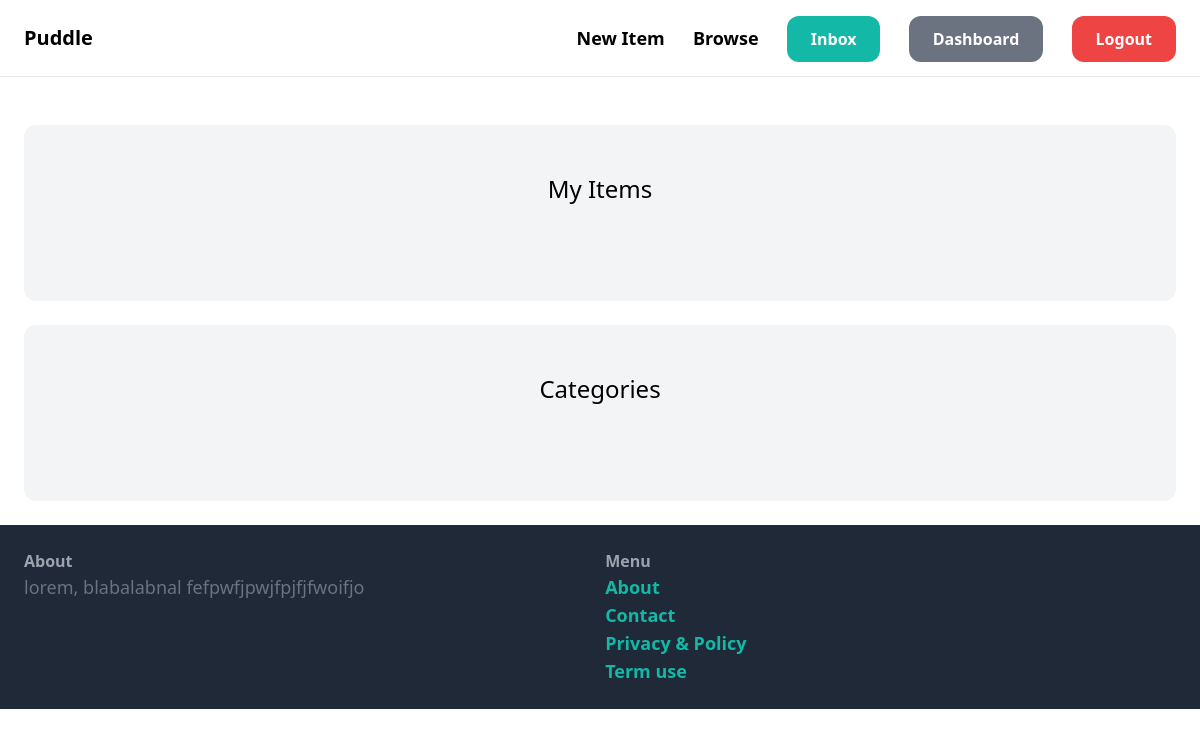
Page /dashboard/ (signed in) on the earlier database version.
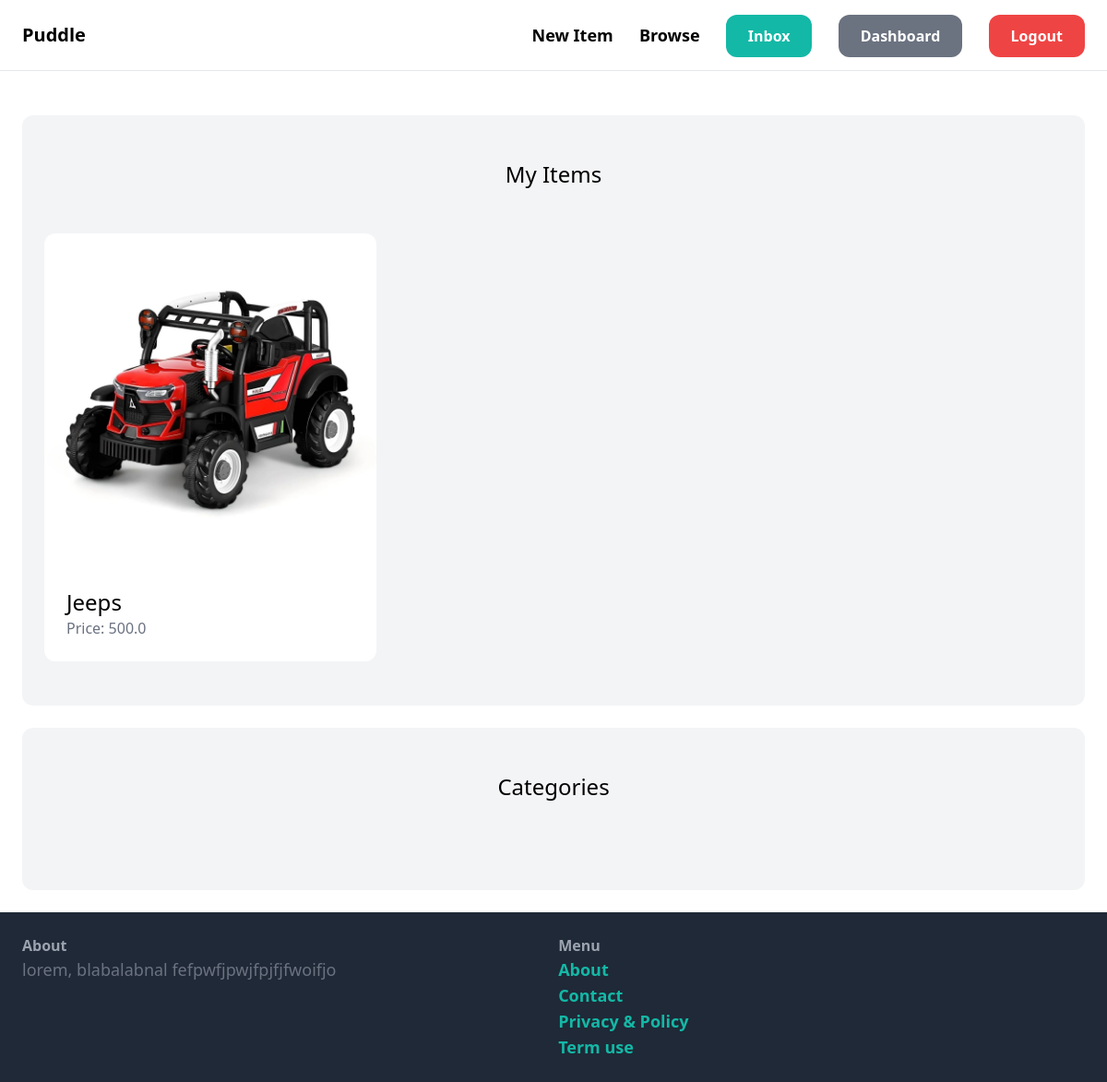
Same page on the later database version.
### item/models.py (models this page shows, shortened)
class Item(models.Model):
    category = models.ForeignKey(Category, related_name='items', on_delete=models.CASCADE)
    name = models.CharField(max_length=255)
    description = models.TextField(null=True, blank=True)
    price = models.FloatField()
    image = models.ImageField(upload_to='item_images', blank=True, null=True)
    is_sold = models.BooleanField(default=False)
    created_by = models.ForeignKey(User, related_name='items', on_delete=models.CASCADE)
    created_at = models.DateTimeField(auto_now_add=True)

### dashboard/views.py (the view)
# urls.py: path('',views.index, name='index'),
@login_required
def index(request):
    items = Item.objects.filter(created_by=request.user)
    return render(request, 'dashboard/index.html', {'items':items})

### dashboard/templates/dashboard/index.html (shortened to what this page needs)
{% extends "core/base.html" %}
{% block content %}
<div class="mt-6 px-6 py-12 bg-gray-100 rounded-xl">
    <h2 class="mb-12 text-2xl text-center">My Items</h2>
    <div class="grid grid-cols-3 gap-3">
        {% for item in items %}
            <div>
                <a href="{% url "item:detail" item.id %}">
                    <div>
                        {% if item.image %}
                        <img src="{{ item.image.url }}" class="rounded-t-xl">
                        {% else %}
                            <p>No image uploaded</p>
                        {% endif %}
                    </div>
                    <div class="p-6 bg-white rounded-b-xl">
                        <h2 class="text-2xl">{{item.name}}</h2>
                        <p class="text-gray-500">Price: {{item.price}}</p>
                    </div>
                </a>
            </div>
        {% endfor %}
    </div>
</div>
<div class="mt-6 px-6 py-12 bg-gray-100 rounded-xl">
    <h2 class="mb-12 text-2xl text-center">Categories</h2>
</div>
{% endblock content %}

Differences in the rows shown:
added Item: image (picture), name "Jeeps", price "500.0"
